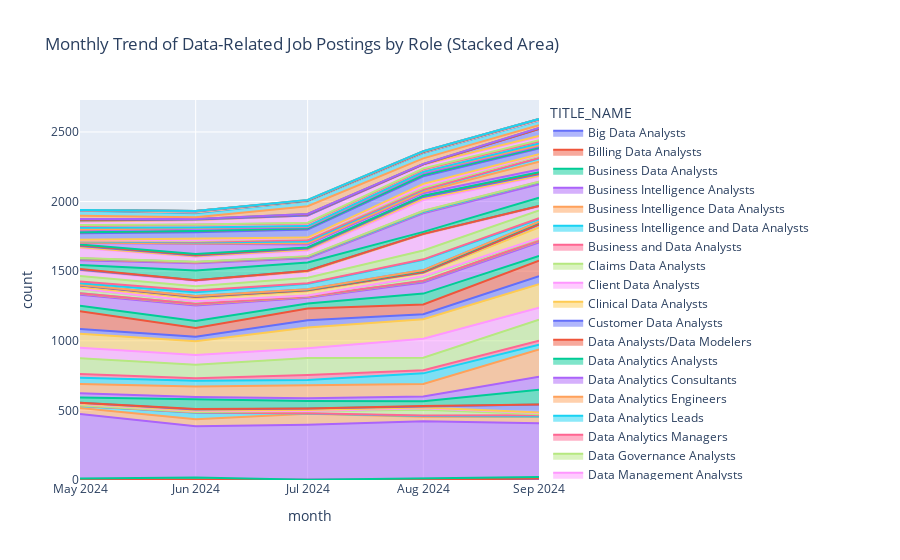

Source (notebook cell):
### Markdown cell above
***Monthly Trend of Data-Related Job Postings by Role***

### Code cell
# 1. Filter the main df into df_roles
df_roles = df[df["TITLE_NAME"].str.contains(" Data Analysts|Business Intelligence Analysts|Data Analytics Engineers|Data and Reporting Analysts|"
    "Data Governance Analysts|Data Quality Analysts|Data Analytics Analysts|Data Management Analysts|"
    "Data Modelers|Lead Data Analysts|Research Data Analysts|IT Data Analysts|Data Analytics Manager|"
    "Lead Business Intelligence Analysts|Data Science Analysts|Data Analytics Leads|"
    "Business Intelligence Data Analysts|Data Operations Analysts|Health Data Analysts|"
    "Data analytics consultants|Enterprise Data Analysts", case=False, na=False)]

# 1. Make a copy to avoid SettingWithCopyWarning
df_roles = df_roles.copy()

# 2. Convert POSTED to datetime (if not already)
df_roles["POSTED"] = pd.to_datetime(df_roles["POSTED"])

# 3. Create a monthly column as a Timestamp
df_roles["month"] = df_roles["POSTED"].dt.to_period("M").dt.to_timestamp()

# 4. Group by month and role
monthly_counts = df_roles.groupby(["month", "TITLE_NAME"]).size().reset_index(name="count")

fig = px.area(
    monthly_counts,
    x="month",
    y="count",
    color="TITLE_NAME",
    title="Monthly Trend of Data-Related Job Postings by Role (Stacked Area)"
)
fig.show()
